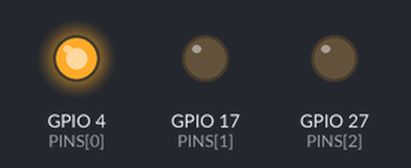
The program below on a simulated Raspberry Pi (BCM pin numbers). On the bench: output pins drawn as LEDs (lit = HIGH).

Above: at 0.1 s.
At 0.55 s:
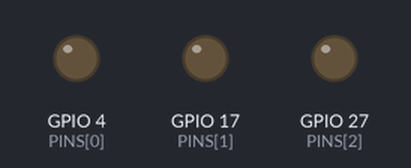
At 1.3 s:
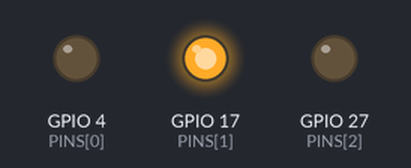
At 2.5 s:
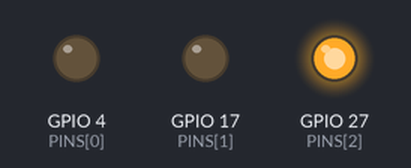
Timing chart, 0 to 3.0 s (numbered marks = the images above):
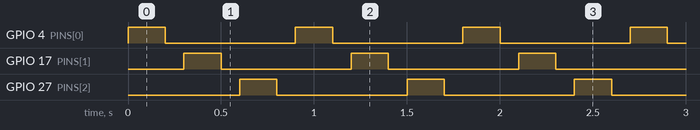

Measured:
- by itself, GPIO 4 (PINS[0]), GPIO 17 (PINS[1]), GPIO 27 (PINS[2]): alternates HIGH for 0.20 s and LOW for 0.70 s
- by itself, everything shown: repeats every 0.90 s, in 6 steps

The program:

moving_light.py
```python
# !/usr/bin/env python
# Author: weiserhei
# Lauflicht
# schaltet nacheinander angegebene Pins durch
# z.b. als LED Ampel

import RPi.GPIO as GPIO
import time

#GPIO.setmode(GPIO.BOARD)
GPIO.setmode(GPIO.BCM)
GPIO.setwarnings(False)

PINS = [4, 17, 27]
count = 10
on_time = 0.2
off_time = 0.1

# Setup
for p in PINS:
    GPIO.setup(p, GPIO.OUT)
    GPIO.output(p, GPIO.LOW)

try:
    # while count >=0 :
    while True:

        for p in PINS:
            GPIO.output(p, GPIO.HIGH)
            time.sleep(on_time)
            GPIO.output(p, GPIO.LOW)

            time.sleep(off_time)
            # count = count-1
except:
    print("")
    print("Exiting, cleaning up...")
    GPIO.cleanup()
```
